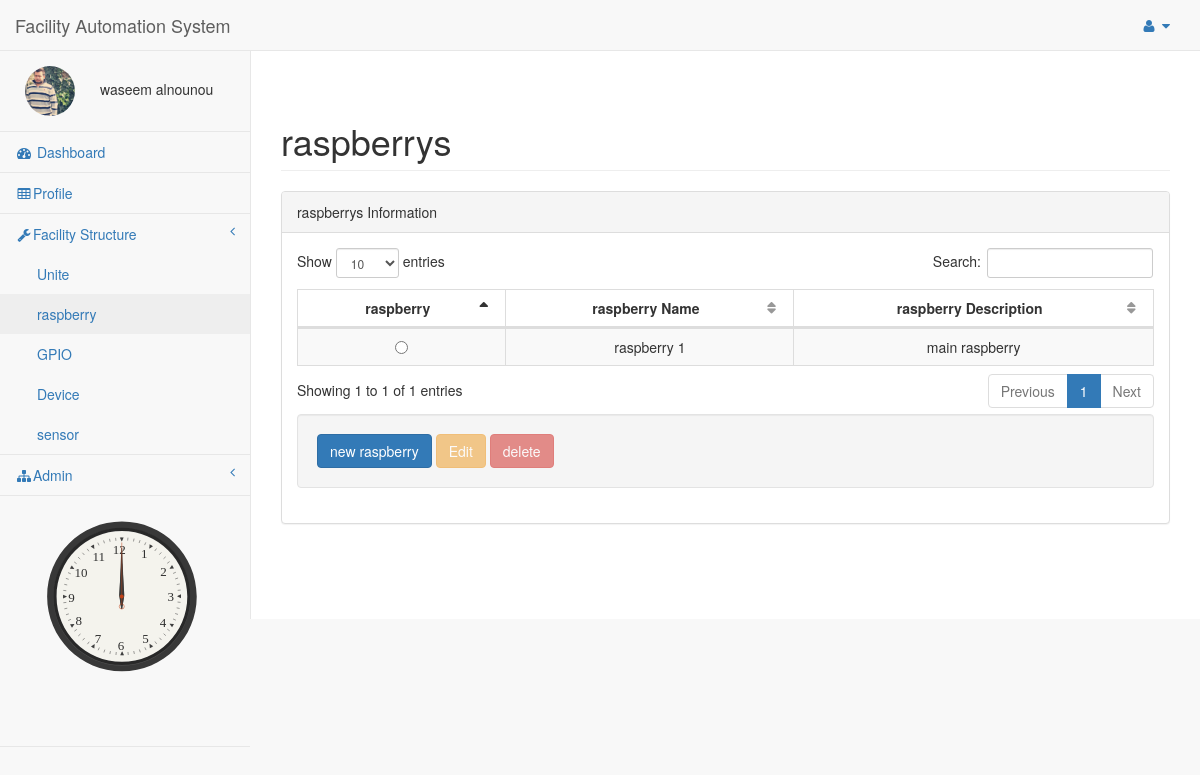
/FAS/pages/raspberry.php (signed in), run on the app's committed database.
### tables this page shows
CREATE TABLE IF NOT EXISTS `user` (
  `Id` int(10) UNSIGNED NOT NULL AUTO_INCREMENT,
  `First_Name` varchar(30) DEFAULT NULL,
  `Last_Name` varchar(30) DEFAULT NULL,
  `password` varchar(30) NOT NULL,
  `email` varchar(50) DEFAULT NULL,
  `Img` varchar(50) DEFAULT NULL,
  `Birthday` date DEFAULT NULL,
  `Gender` int(11) DEFAULT NULL,
  PRIMARY KEY (`Id`)
);

CREATE TABLE IF NOT EXISTS `raspberry` (
  `Id` int(10) UNSIGNED NOT NULL AUTO_INCREMENT,
  `Name` varchar(50) NOT NULL,
  `Description` varchar(50) NOT NULL,
  `address` varchar(50) DEFAULT NULL,
  PRIMARY KEY (`Id`)
);

### FAS/pages/raspberry.php (the view, shortened to what this page needs)
<?php
try{
include("config.php");
 $UID=$_SESSION['user_Id'];
  $dbdlt=FALSE;$dbupd=FALSE;$dbins=FALSE;$dbdis=FALSE;
     if($UID==NULL){
       Redirect('login.php', false);
   }else{
      $sql = "SELECT * FROM user WHERE Id ='$UID'";
      $result = mysqli_query($db,$sql);
      $row = mysqli_fetch_array($result,MYSQLI_ASSOC);
      $count = mysqli_num_rows($result);
      if($count == 1) {
         $user_name = $row["First_Name"]. " " .$row["Last_Name"];
         $user_Img=$row["Img"];
      }else{
          Redirect('login.php', false);
      }
   }
    function  filltable($db){
    if (!$db) {
    die("Connection failed: " . mysqli_connect_error());
}
else
{
 $sql = "SELECT * FROM raspberry";
 $result = mysqli_query($db, $sql);
 $count = mysqli_num_rows($result);
    if ($count > 0) {
    while($row = mysqli_fetch_assoc($result)) {
        echo "<tr id='".$row["Id"]."' ><td>" . "<input type='radio'  class='btn btn-warning btn-lg btn-block' name='selectedrow' " . "value='".$row["Id"]."'/>". "</td><td data-value='Name' >". $row["Name"]. "</td><td data-value='Description' >".  $row["Description"]. "</td></tr>";
    }
  }
else
{
    echo "0 results";
    }
  }
}
}
catch (Exception $e) {
    echo 'Caught exception: ',  $e->getMessage(), "\n";
}
?>
<!DOCTYPE html>
<html lang="en">
<head>
    <link href="../vendor/bootstrap/css/bootstrap.min.css" rel="stylesheet">
    <link href="../vendor/metisMenu/metisMenu.min.css" rel="stylesheet">
    <link href="../vendor/datatables-plugins/dataTables.bootstrap.css" rel="stylesheet">
    <link href="../vendor/datatables-responsive/dataTables.responsive.css" rel="stylesheet">
    <link href="../dist/css/sb-admin-2.css" rel="stylesheet">
    <link href="../vendor/font-awesome/css/font-awesome.min.css" rel="stylesheet" type="text/css">
</head>
<body>
    <div id="wrapper">
        <nav class="navbar navbar-default navbar-static-top" role="navigation" style="margin-bottom: 0">
            <div class="navbar-header">
  <a class="navbar-brand" href="index.php">Facility Automation System</a>
            </div>
            <ul class="nav navbar-top-links navbar-right">
                <li class="dropdown">
                    <a class="dropdown-toggle" data-toggle="dropdown" href="#">
                        <i class="fa fa-user fa-fw"></i> <i class="fa fa-caret-down"></i>
                    </a>
                </li>
            </ul>
            <div class="navbar-default sidebar" role="navigation">
                <div class="sidebar-nav navbar-collapse">
                    <ul class="nav" id="side-menu">
                        <li class="sidebar-search">
                              <div class="row" style="">
<?php
if($user_Img<>''){
    echo  "<img class='userimg' src="."$user_Img". " alt='user image' height='50' width='50' >";
}else
{
    echo  '<img  src="\FAS\img\user\user.jpg" class="userimg"  alt="user image" height="50 width="50" />';
    }
     echo $user_name;
?>
                         </div>
                        </li>
                        <li>
                            <a href="index.php"><i class="fa fa-dashboard fa-fw"></i> Dashboard</a>
                        </li>
                        <li>
                            <a href="userprofile.php"><i class="fa fa-table fa-fw"></i>Profile</a>
                        </li>
                        <li>
                            <a href="#"><i class="fa fa-wrench fa-fw"></i>Facility Structure<span class="fa arrow"></span></a>
                            <ul class="nav nav-second-level">
                                <li>
                                    <a href="Unite.php">Unite</a>
                                </li>
                                      <li>
                                    <a href="raspberry.php">raspberry</a>
                                </li>
                                   <li>
                                    <a href="GPIO.php">GPIO</a>
                                </li>
                                <li>
                                    <a href="Device.php">Device</a>
                                </li>
                                <li>
                                    <a href="sensor.php">sensor</a>
                                </li>
                            </ul>
                        </li>
                        <li>
                            <a href="#"><i class="fa fa-sitemap fa-fw"></i>Admin<span class="fa arrow"></span></a>
                        </li>
                                                  <li>
<svg version="1.1" id="clock" xmlns="http://www.w3.org/2000/svg" xmlns:xlink="http://www.w3.org/1999/xlink" x="0px" y="0px"
	 width="150px" height="150px" viewBox="50 50 400 500"
	 xml:space="preserve">
<g id="markings">
	<text transform="matrix(1 0 0 1 282 174.4307)" fill="#303030" font-family="'Futura-Medium'" font-size="26">1</text>
	<text transform="matrix(1 0 0 1 320.6987 209.9229)" fill="#303030" font-family="'Futura-Medium'" font-size="26">2</text>
	<text transform="matrix(1 0 0 1 335.0396 260.3213)" fill="#303030" font-family="'Futura-Medium'" font-size="26">3</text>
	<text transform="matrix(1 0 0 1 319.6987 311.6914)" fill="#303030" font-family="'Futura-Medium'" font-size="26">4</text>
	<text transform="matrix(1 0 0 1 284.5 344.7695)" fill="#303030" font-family="'Futura-Medium'" font-size="26">5</text>
	<text transform="matrix(1 0 0 1 235.5522 357.5293)" fill="#303030" font-family="'Futura-Medium'" font-size="26">6</text>
	<text transform="matrix(1 0 0 1 189.3726 343.7695)" fill="#303030" font-family="'Futura-Medium'" font-size="26">7</text>
	<text transform="matrix(1 0 0 1 151.0664 308.9883)" fill="#303030" font-family="'Futura-Medium'" font-size="26">8</text>
	<text transform="matrix(1 0 0 1 136.3916 262.6992)" fill="#303030" font-family="'Futura-Medium'" font-size="26">9</text>
	<text transform="matrix(1 0 0 1 149.0664 212.9229)" fill="#303030" font-family="'Futura-Medium'" font-size="26">10</text>
	<text transform="matrix(1 0 0 1 184.9673 179.9668)" fill="#303030" font-family="'Futura-Medium'" font-size="26">11</text>
	<text transform="matrix(1 0 0 1 225.7227 165.9639)" fill="#303030" font-family="'Futura-Medium'" font-size="26">12</text>
</g>
</svg>
                        </li>
                    </ul>
                </div>
            </div>
        </nav>
        <div id="page-wrapper">
            <form  method="post">
            <div class="row">
                 <div class="panel-body">
                        </div>
                <div class="col-lg-12">
                    <h1 class="page-header">raspberrys</h1>
                </div>
            </div>
            <div class="row">
                <div class="col-lg-12">
                    <div class="panel panel-default">
                        <div class="panel-heading">
                            raspberrys Information
                        </div>
                        <div class="panel-body">
                            <table style="width: 100%" class="table table-striped table-bordered table-hover" id="dataTables-example">
                                <thead>
                                    <tr>
                                         <th>raspberry</th>
                                        <th>raspberry Name</th>
                                         <th>raspberry Description</th>
                                    </tr>
                                </thead>
                                <tbody>
  <?php
     if($dbdis==TRUE)
    { filltable($db);}
  ?>
                                </tbody>
                            </table>
                            <div class="well">
   <?php
                               if($dbins){ echo "<input type='button' id='btnmodel' class='btn btn-primary' value='new raspberry' data-toggle='modal' data-target='#myModal'/>";}
                              if($dbupd){   echo" <input type='button' disabled id='edt' class='btn btn-warning' alt='Edit'  value='Edit'  data-toggle='modal' data-target='#myModal'/>";}
                               if($dbdlt){ echo"  <input type='button' disabled id='dlt' class='btn btn-danger' alt='delete' name='' value='delete'/>";}
                                ?>
                            </div>
                        </div>
                    </div>
                </div>
            </div>
                 </form>
        </div>
    </div>
</body>
</html>

### FAS/pages/raspberry.php (style rules this page uses)
svg { width: 250px; height: 250px; display: block; margin: auto; }
img { border-radius: 50%; }
td,th { text-align:center; }
.userimg { border-radius: 50%; margin-top:0px ; margin-bottom:0px; margin-right:25px; margin-left: 25px; border:#808080 soild 2px; }

### data on the page
user: Img (picture), user_name "waseem alnounou"
raspberry: Name "raspberry 1", Description "main raspberry"
